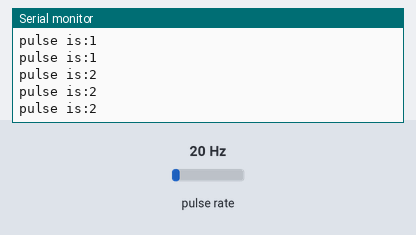
Bench run of a sketch on a simulated Arduino Uno, built with avr-gcc and run on an emulated ATmega328P. Shown: the last lines printed to the serial monitor. Wiring (inferred from the names in the program): pulse sensor: data pin 2. The inputs (shaded band) are chosen by the test bench; at power-on: pulse rate 20 Hz.

Above: at 1.2 s.
1.3 s: pulse rate (sensor on pin 2) set to 4 Hz
4.3 s: pulse rate (sensor on pin 2) set to 150 Hz
At 4.9 s:
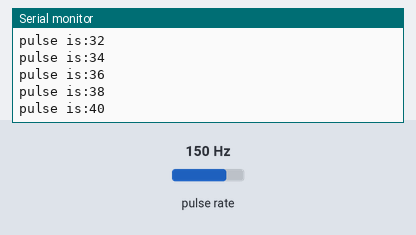
7.3 s: pulse rate (sensor on pin 2) set to 4 Hz
At 8.4 s:
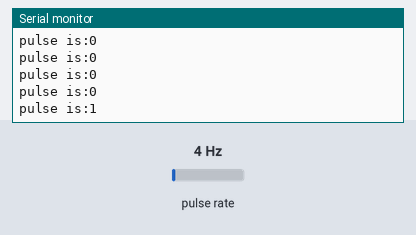
10.3 s: pulse rate (sensor on pin 2) set to 100 Hz
At 11.1 s:
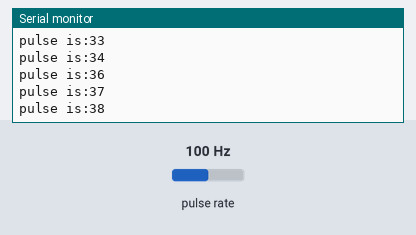
13.3 s: pulse rate (sensor on pin 2) set to 196 Hz
At 14.0 s:
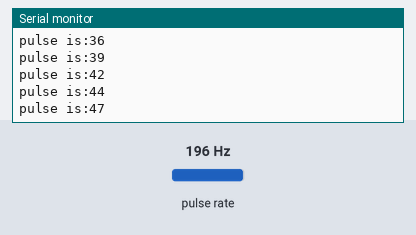
Timing chart, 0 to 16.3 s (numbered marks = the images above; inputs shaded):
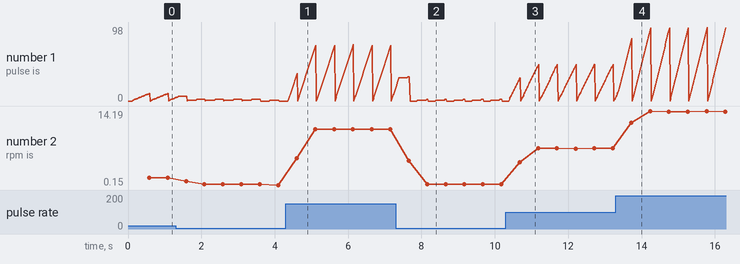

The sketch:

encoder_count.ino
```cpp
#define ppr (328*2.45)
#define enc_pin 2
uint16_t Count=0;
double rpm=0,motorpwm=0,sample_time=500;
long prev_time=0,curr_time=0;
void setup() {
  // put your setup code here, to run once:
  Serial.begin(9600);
  pinMode(enc_pin,INPUT_PULLUP);
  attachInterrupt(digitalPinToInterrupt(enc_pin),update_count,RISING);
  prev_time=millis();

}

void loop() {
  // put your main code here, to run repeatedly:
  curr_time=millis();
  if(curr_time>sample_time+prev_time){
    prev_time=curr_time;
    rpm=((Count*60000)/(ppr*sample_time));
    Serial.println("rpm is:"+String(rpm));
    Serial.println("pulse is:"+String(Count));
    Serial.println();
   Count=0;
  }
  Serial.println("pulse is:"+String(Count));

}
void update_count()
{
  Count++;
}
```

Measured:
- after the input at 4.3 s, the serial monitor: prints a new line after 0.08 s (image 1)
- after the input at 7.3 s, the serial monitor: prints a new line after 0.36 s (image 2)
- after the input at 10.3 s, the serial monitor: prints a new line after 0.11 s (image 3)
- after the input at 13.3 s, the serial monitor: prints a new line after 0.26 s (image 4)
- plotted number 1: 0 → 17 after the input at 4.3 s, 0 → 5 after the input at 10.3 s, 5 → 89 after the input at 13.3 s
- plotted number 2: 1.49 → 0.15 after the input at 1.3 s, 0.15 → 10.75 after the input at 4.3 s, 10.75 → 0.3 after the input at 7.3 s, 0.3 → 7.17 after the input at 10.3 s, 7.17 → 14.19 after the input at 13.3 s
